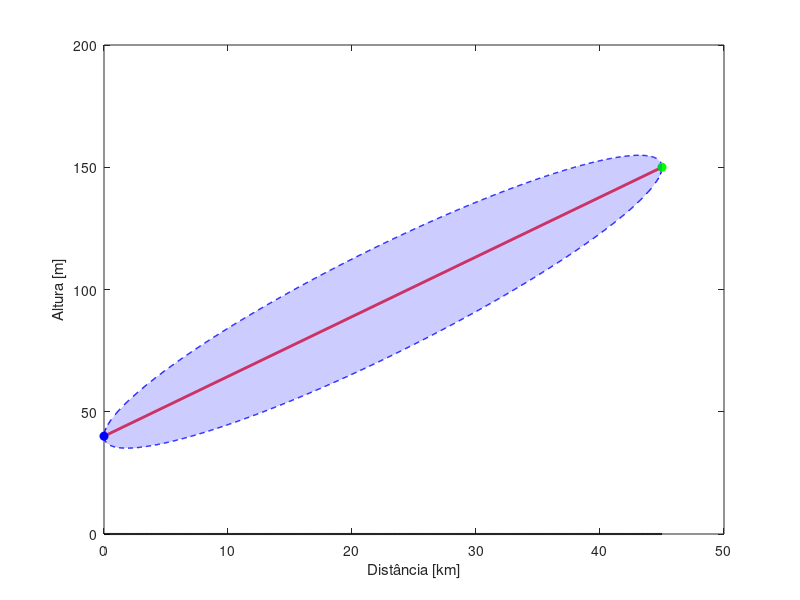

This chart was generated by the following MATLAB code: (Note: this script raises an error after producing the figure.)
clear; clc; close all;

%--- Dados da Ligação ---
d = 45e3;        % distância entre antenas [m]
h_tx = 40;       % altura da antena transmissora [m]
h_rx = 150;      % altura da antena recetora [m]

% --- Perfil em Terra Plana ---
x = linspace(0,d,1000);   % eixo horizontal (distância)
y_terra = zeros(size(x)); % Terra plana -> linha a 0 m

% --- Raio Direto ---

y_raio = h_tx + (h_rx-h_tx)*(x/d); % equação da reta


% --- Dados para Fresnel ---
f = 6e9;         % frequência [Hz] - exemplo 6 GHz
c = 3e8;         % velocidade da luz [m/s]
lambda = c/f;    % comprimento de onda

% --- Primeiro Elipsóide de Fresnel ---
r_fresnel = sqrt(lambda * x .* (d - x) / d);        % raio em cada ponto
y_fresnel_sup = y_raio + r_fresnel;                 % contorno superior
y_fresnel_inf = y_raio - r_fresnel;                 % contorno inferior

% --- Verificação de obstrução ---
obstruido = any(y_fresnel_inf < y_terra);           % TRUE se tocar no solo







%%PLOT%%
figure;
plot(x/1000, y_terra, 'k', 'LineWidth',1.5); hold on;   % solo
plot(x/1000, y_raio, 'r', 'LineWidth',2);               % raio direto
plot(x/1000, y_fresnel_sup, 'b--', 'LineWidth', 1);     % contorno superior
plot(x/1000, y_fresnel_inf, 'b--', 'LineWidth', 1);     % contorno inferior
plot(0,h_tx,'bo','MarkerFaceColor','b');                % transmissor
plot(d/1000,h_rx,'go','MarkerFaceColor','g');           % recetor

% Preenchimento da zona de Fresnel
fill([x/1000, fliplr(x/1000)], [y_fresnel_sup, fliplr(y_fresnel_inf)], ...
     'b', 'FaceAlpha', 0.2, 'EdgeColor', 'none');

xlabel('Distância [km]');
ylabel('Altura [m]');
title(sprintf('Item 2 - 1º Elipsóide de Fresnel (Obstruído: %s)', string(obstruido)));
legend('Solo', 'Raio Direto', 'Contorno Fresnel', '', 'Tx', 'Rx', ...
       'Zona Fresnel', 'Location', 'Best');
grid on;


